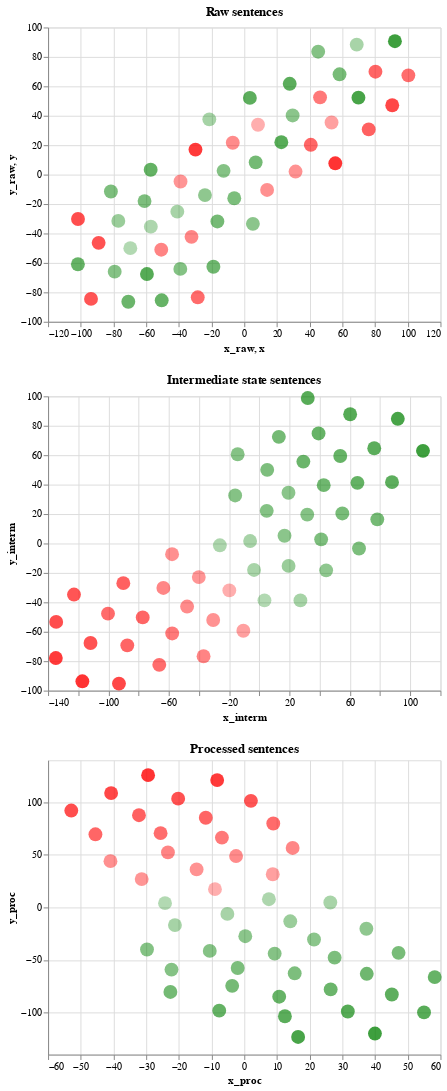

Notebook code for this chart:
### Code cell
(words_tsned + dummy_leg) & interm_tsned & sentences_tsned

### Figure 1 — Vega-Lite specification as saved in the notebook (floating-point values rounded to 4 significant figures)
{"config": {"view": {"continuousWidth": 400, "continuousHeight": 300}}, "vconcat": [{"layer": [{"data": {"name": "data-fddaa0b8c5c25d911b6d8e74c717d6d9"}, "mark": {"type": "circle", "size": 200}, "encoding": {"color": {"type": "nominal", "field": "pred", "legend": null, "scale": {"domain": ["Negative", "Positive"], "range": ["red", "green"]}}, "opacity": {"condition": {"type": "quantitative", "field": "opacity", "legend": null, "selection": "selector001"}, "value": 0.05}, "tooltip": [{"type": "nominal", "field": "sentence"}, {"type": "nominal", "field": "prob"}], "x": {"type": "quantitative", "field": "x_raw"}, "y": {"type": "quantitative", "field": "y_raw"}}, "selection": {"selector001": {"type": "interval", "empty": "all", "encodings": ["x", "y"]}}, "title": "Raw sentences"}, {"data": {"name": "data-e3a3de37b4068484f6004476f8c1e7be"}, "mark": {"type": "circle", "size": 0}, "encoding": {"color": {"type": "nominal", "field": "Prediction", "scale": {"domain": ["Negative", "Positive"], "range": ["red", "green"]}}, "x": {"type": "quantitative", "field": "x"}, "y": {"type": "quantitative", "field": "y"}}}]}, {"data": {"name": "data-fddaa0b8c5c25d911b6d8e74c717d6d9"}, "mark": {"type": "circle", "size": 200}, "encoding": {"color": {"type": "nominal", "field": "pred", "legend": null, "scale": {"domain": ["Negative", "Positive"], "range": ["red", "green"]}}, "opacity": {"condition": {"type": "quantitative", "field": "opacity", "legend": null, "selection": "selector001"}, "value": 0.05}, "tooltip": [{"type": "nominal", "field": "sentence"}, {"type": "nominal", "field": "prob"}], "x": {"type": "quantitative", "field": "x_interm"}, "y": {"type": "quantitative", "field": "y_interm"}}, "selection": {"selector001": {"type": "interval", "empty": "all", "encodings": ["x", "y"]}}, "title": "Intermediate state sentences"}, {"data": {"name": "data-fddaa0b8c5c25d911b6d8e74c717d6d9"}, "mark": {"type": "circle", "size": 200}, "encoding": {"color": {"type": "nominal", "field": "pred", "legend": null, "scale": {"domain": ["Negative", "Positive"], "range": ["red", "green"]}}, "opacity": {"condition": {"type": "quantitative", "field": "opacity", "legend": null, "selection": "selector001"}, "value": 0.05}, "tooltip": [{"type": "nominal", "field": "sentence"}, {"type": "nominal", "field": "prob"}], "x": {"type": "quantitative", "field": "x_proc"}, "y": {"type": "quantitative", "field": "y_proc"}}, "selection": {"selector001": {"type": "interval", "empty": "all", "encodings": ["x", "y"]}}, "title": "Processed sentences"}], "$schema": "https://vega.github.io/schema/vega-lite/v4.8.1.json", "datasets": {"data-fddaa0b8c5c25d911b6d8e74c717d6d9": [{"x_raw": -32.28, "y_raw": -42.27, "x_interm": -63.61, "y_interm": -30.22, "x_proc": 14.8, "y_proc": 56.58, "sentence": "There is nothing authentic about this place.", "opacity": 0.5619, "prob": "-0.56", "pred": "Negative"}, {"x_raw": -59.53, "y_raw": -67.56, "x_interm": 60.16, "y_interm": 87.83, "x_proc": 31.67, "y_proc": -99.02, "sentence": "I rate this movie 9/10.  ", "opacity": 1.145, "prob": "1.15", "pred": "Positive"}, {"x_raw": -101.7, "y_raw": -30.15, "x_interm": -134.6, "y_interm": -53.28, "x_proc": -52.89, "y_proc": 92.18, "sentence": "What a waste.", "opacity": 1.232, "prob": "-1.23", "pred": "Negative"}, {"x_raw": 46.36, "y_raw": 52.52, "x_interm": -57.76, "y_interm": -61.14, "x_proc": -6.834, "y_proc": 66.46, "sentence": "If you like a loud buzzing to override all your conversations, then this phone is for you!", "opacity": 0.7162, "prob": "-0.72", "pred": "Negative"}, {"x_raw": 31.37, "y_raw": 2.096, "x_interm": -30.59, "y_interm": -52.01, "x_proc": -14.57, "y_proc": 36.17, "sentence": "Not only will it drain your player, but may also potentially fry it.", "opacity": 0.4206, "prob": "-0.42", "pred": "Negative"}, {"x_raw": -81.57, "y_raw": -11.49, "x_interm": 5.206, "y_interm": 50.02, "x_proc": 15.42, "y_proc": -62.66, "sentence": "Dessert: Panna Cotta was amazing.", "opacity": 0.6749, "prob": "0.67", "pred": "Positive"}, {"x_raw": 55.68, "y_raw": 7.699, "x_interm": -117.3, "y_interm": -93.65, "x_proc": -29.41, "y_proc": 125.9, "sentence": "in addition it feels &amp; looks as if the phone is all lightweight cheap plastic.", "opacity": 1.563, "prob": "-1.56", "pred": "Negative"}, {"x_raw": -7.028, "y_raw": 21.65, "x_interm": -47.88, "y_interm": -42.87, "x_proc": -2.51, "y_proc": 48.89, "sentence": "This is one of the better buffets that I have been to.", "opacity": 0.5034, "prob": "-0.5", "pred": "Negative"}, {"x_raw": 45.2, "y_raw": 83.53, "x_interm": -14.37, "y_interm": 60.63, "x_proc": -22.25, "y_proc": -59.17, "sentence": "I have been in more than a few bars in Vegas, and do not ever recall being charged for tap water.", "opacity": 0.5724, "prob": "0.57", "pred": "Positive"}, {"x_raw": -24.04, "y_raw": -13.91, "x_interm": 44.26, "y_interm": -18.28, "x_proc": 37.34, "y_proc": -20.29, "sentence": "But I definitely would not eat here again.", "opacity": 0.4598, "prob": "0.46", "pred": "Positive"}, {"x_raw": -69.69, "y_raw": -49.96, "x_interm": 3.385, "y_interm": -38.63, "x_proc": -24.23, "y_proc": 4.08, "sentence": "It looks very nice.", "opacity": 0.0271, "prob": "0.03", "pred": "Positive"}, {"x_raw": -50.77, "y_raw": -51.02, "x_interm": -36.97, "y_interm": -76.63, "x_proc": -23.34, "y_proc": 52.34, "sentence": "You won't be disappointed.", "opacity": 0.585, "prob": "-0.58", "pred": "Negative"}, {"x_raw": -18.88, "y_raw": -62.62, "x_interm": 42.64, "y_interm": 39.63, "x_proc": 37.46, "y_proc": -63.14, "sentence": "It was awesome.", "opacity": 0.8419, "prob": "0.84", "pred": "Positive"}, {"x_raw": 8.401, "y_raw": 33.88, "x_interm": -19.91, "y_interm": -31.89, "x_proc": -8.958, "y_proc": 17.37, "sentence": "By the time the film ended, I not only disliked it, I despised it.  ", "opacity": 0.07902, "prob": "-0.08", "pred": "Negative"}, {"x_raw": 13.96, "y_raw": -10.42, "x_interm": -57.83, "y_interm": -7.285, "x_proc": -40.92, "y_proc": 44.02, "sentence": "It didn't work, people can not hear me when I talk.", "opacity": 0.4427, "prob": "-0.44", "pred": "Negative"}, {"x_raw": -57.16, "y_raw": -35.36, "x_interm": -26.17, "y_interm": -1.229, "x_proc": 7.53, "y_proc": 7.813, "sentence": "Service is friendly and inviting.", "opacity": 0.09891, "prob": "0.1", "pred": "Positive"}, {"x_raw": -28.45, "y_raw": -83.36, "x_interm": -100.3, "y_interm": -47.7, "x_proc": 8.869, "y_proc": 79.83, "sentence": "The problem was the script.  ", "opacity": 0.8859, "prob": "-0.89", "pred": "Negative"}, {"x_raw": 53.38, "y_raw": 35.43, "x_interm": -10.61, "y_interm": -59.31, "x_proc": 8.711, "y_proc": 31.54, "sentence": "Att is not clear, sound is very distorted and you have to yell when you talk.", "opacity": 0.2516, "prob": "-0.25", "pred": "Negative"}, {"x_raw": 3.419, "y_raw": 52.12, "x_interm": 87.89, "y_interm": 41.65, "x_proc": 45.12, "y_proc": -82.87, "sentence": "When I opened the sandwich, I was impressed, but not in a good way.", "opacity": 1.053, "prob": "1.05", "pred": "Positive"}, {"x_raw": -21.38, "y_raw": 37.54, "x_interm": 27.2, "y_interm": -38.68, "x_proc": -21.2, "y_proc": -16.82, "sentence": "I was disgusted because I was pretty sure that was human hair.", "opacity": 0.1827, "prob": "0.18", "pred": "Positive"}, {"x_raw": -12.65, "y_raw": 2.574, "x_interm": -16.03, "y_interm": 32.64, "x_proc": -10.55, "y_proc": -41.34, "sentence": "Overall I was not impressed and would not go back.", "opacity": 0.5738, "prob": "0.57", "pred": "Positive"}, {"x_raw": -6.121, "y_raw": -16.08, "x_interm": 66.03, "y_interm": -3.396, "x_proc": -2.013, "y_proc": -57.61, "sentence": "They also have the best cheese crisp in town.", "opacity": 0.6829, "prob": "0.68", "pred": "Positive"}, {"x_raw": -77.05, "y_raw": -31.46, "x_interm": 19.36, "y_interm": -15.24, "x_proc": 14.07, "y_proc": -13.2, "sentence": "Good product, good seller.", "opacity": 0.3275, "prob": "0.33", "pred": "Positive"}, {"x_raw": -57.25, "y_raw": 3.325, "x_interm": 64.98, "y_interm": 41.2, "x_proc": -7.654, "y_proc": -98.21, "sentence": "I believe that Pitch Black was done well.  ", "opacity": 0.9759, "prob": "0.98", "pred": "Positive"}, {"x_raw": 80.24, "y_raw": 69.94, "x_interm": -87.51, "y_interm": -69.22, "x_proc": -11.77, "y_proc": 85.34, "sentence": "Then scene where they debated whether or not to sack the trumpeter (who falsely was accused for the murder) is pure horror, really stupid.  ", "opacity": 0.9657, "prob": "-0.97", "pred": "Negative"}, {"x_raw": -89.07, "y_raw": -46.37, "x_interm": -111.9, "y_interm": -67.63, "x_proc": -20.22, "y_proc": 103.5, "sentence": "Sprint - terrible customer service.", "opacity": 1.193, "prob": "-1.19", "pred": "Negative"}, {"x_raw": -38.98, "y_raw": -4.664, "x_interm": -40.13, "y_interm": -22.84, "x_proc": -31.37, "y_proc": 26.93, "sentence": "Otherwise, easy to install and use, clear sound.", "opacity": 0.3831, "prob": "-0.38", "pred": "Negative"}, {"x_raw": 22.66, "y_raw": 22.02, "x_interm": 32.07, "y_interm": 98.83, "x_proc": 54.97, "y_proc": -99.88, "sentence": "Their monster chicken fried steak and eggs is my all time favorite.", "opacity": 1.12, "prob": "1.12", "pred": "Positive"}, {"x_raw": 69.83, "y_raw": 52.31, "x_interm": 91.73, "y_interm": 84.72, "x_proc": 16.47, "y_proc": -123.2, "sentence": "It's also great to see that renowned silent screenwriter Frances Marion hasn't missed a step going from silent to sound.  ", "opacity": 1.307, "prob": "1.31", "pred": "Positive"}, {"x_raw": 68.78, "y_raw": 88.36, "x_interm": -3.525, "y_interm": -18.0, "x_proc": 26.31, "y_proc": 4.668, "sentence": "That being said, for a phone, the camera is very nice; many cool effects to play with, and video is decent as well.", "opacity": 0.149, "prob": "0.15", "pred": "Positive"}, {"x_raw": -29.84, "y_raw": 17.02, "x_interm": -134.9, "y_interm": -77.86, "x_proc": -8.286, "y_proc": 121.2, "sentence": "I am a fan of his ... This movie sucked really bad.  ", "opacity": 1.475, "prob": "-1.47", "pred": "Negative"}, {"x_raw": 90.51, "y_raw": 47.13, "x_interm": -93.03, "y_interm": -95.24, "x_proc": -40.71, "y_proc": 108.8, "sentence": "What is even more stupid is that who had thought an idea that there should be a volcano in Los Angeles?  ", "opacity": 1.327, "prob": "-1.33", "pred": "Negative"}, {"x_raw": -40.95, "y_raw": -25.17, "x_interm": -6.119, "y_interm": 1.65, "x_proc": -5.165, "y_proc": -6.163, "sentence": "But this movie really got to me.  ", "opacity": 0.1603, "prob": "0.16", "pred": "Positive"}, {"x_raw": -93.73, "y_raw": -84.48, "x_interm": -122.8, "y_interm": -34.7, "x_proc": 2.033, "y_proc": 101.4, "sentence": "Awful.  ", "opacity": 1.152, "prob": "-1.15", "pred": "Negative"}, {"x_raw": 40.69, "y_raw": 20.27, "x_interm": -77.29, "y_interm": -50.24, "x_proc": -45.51, "y_proc": 69.57, "sentence": "Using all earpieces, left or right, this thing will not stay on my ear.", "opacity": 0.9458, "prob": "-0.95", "pred": "Negative"}, {"x_raw": 58.28, "y_raw": 68.17, "x_interm": 54.97, "y_interm": 20.41, "x_proc": 47.18, "y_proc": -43.19, "sentence": "Back to good BBQ, lighter fare, reasonable pricing and tell the public they are back to the old ways.", "opacity": 0.7328, "prob": "0.73", "pred": "Positive"}, {"x_raw": 5.278, "y_raw": -33.44, "x_interm": 16.67, "y_interm": 5.234, "x_proc": 21.33, "y_proc": -30.5, "sentence": "All in all, I'm quite satisfied with this purchase.", "opacity": 0.5038, "prob": "0.5", "pred": "Positive"}, {"x_raw": -79.26, "y_raw": -65.95, "x_interm": 31.73, "y_interm": 19.64, "x_proc": 9.296, "y_proc": -43.95, "sentence": "Great product, fast shipping!.", "opacity": 0.5756, "prob": "0.58", "pred": "Positive"}, {"x_raw": -60.99, "y_raw": -17.99, "x_interm": 40.94, "y_interm": 2.827, "x_proc": 27.63, "y_proc": -47.78, "sentence": "Hitchcock is a great director.  ", "opacity": 0.6754, "prob": "0.68", "pred": "Positive"}, {"x_raw": -50.5, "y_raw": -85.41, "x_interm": 53.59, "y_interm": 59.44, "x_proc": 10.69, "y_proc": -84.95, "sentence": "Definitely a bargain.", "opacity": 0.948, "prob": "0.95", "pred": "Positive"}, {"x_raw": 29.57, "y_raw": 40.22, "x_interm": 19.29, "y_interm": 34.48, "x_proc": 0.3093, "y_proc": -27.37, "sentence": "A very, very, very slow-moving, aimless movie about a distressed, drifting young man.  ", "opacity": 0.507, "prob": "0.51", "pred": "Positive"}, {"x_raw": 6.975, "y_raw": 8.356, "x_interm": 12.91, "y_interm": 72.48, "x_proc": -22.59, "y_proc": -80.43, "sentence": "But I recommend waiting for their future efforts, let this one go.  ", "opacity": 0.7853, "prob": "0.79", "pred": "Positive"}, {"x_raw": -16.44, "y_raw": -31.84, "x_interm": 78.14, "y_interm": 16.4, "x_proc": -3.696, "y_proc": -74.58, "sentence": "Great place fo take out or eat in.", "opacity": 0.7627, "prob": "0.76", "pred": "Positive"}, {"x_raw": -39.11, "y_raw": -64.09, "x_interm": 4.883, "y_interm": 22.18, "x_proc": -29.75, "y_proc": -40.05, "sentence": "The fries were great too.", "opacity": 0.588, "prob": "0.59", "pred": "Positive"}, {"x_raw": -101.7, "y_raw": -60.92, "x_interm": 39.22, "y_interm": 74.76, "x_proc": 58.24, "y_proc": -66.3, "sentence": "Very very fun chef.", "opacity": 0.9519, "prob": "0.95", "pred": "Positive"}, {"x_raw": 76.12, "y_raw": 30.73, "x_interm": -90.14, "y_interm": -26.97, "x_proc": -32.2, "y_proc": 87.73, "sentence": "At any rate this film stinks, its not funny, and Fulci should have stayed with giallo and supernatural zombie movies.  ", "opacity": 1.011, "prob": "-1.01", "pred": "Negative"}, {"x_raw": 92.15, "y_raw": 90.67, "x_interm": 108.4, "y_interm": 62.95, "x_proc": 39.96, "y_proc": -120.0, "sentence": "I had always known that Errol Flynn was a brilliant actor as he was my dads favourite actor, and I grew up watching his films as a child.  ", "opacity": 1.435, "prob": "1.43", "pred": "Positive"}, {"x_raw": -70.92, "y_raw": -86.4, "x_interm": 29.16, "y_interm": 55.64, "x_proc": 26.42, "y_proc": -78.0, "sentence": "It's pretty easy.", "opacity": 0.8864, "prob": "0.89", "pred": "Positive"}, {"x_raw": 100.4, "y_raw": 67.45, "x_interm": -66.31, "y_interm": -82.47, "x_proc": -25.59, "y_proc": 70.66, "sentence": "Not a single employee came out to see if we were OK or even needed a water refill once they finally served us our food.", "opacity": 0.8615, "prob": "-0.86", "pred": "Negative"}, {"x_raw": 27.8, "y_raw": 61.72, "x_interm": 76.12, "y_interm": 64.7, "x_proc": 12.43, "y_proc": -103.5, "sentence": "Aailiyah was pretty good as Akasha, in places compelling (her first entrance and mini dance scene).  ", "opacity": 1.078, "prob": "1.08", "pred": "Positive"}], "data-e3a3de37b4068484f6004476f8c1e7be": [{"x": 0, "y": 0, "Prediction": "Negative"}]}}
